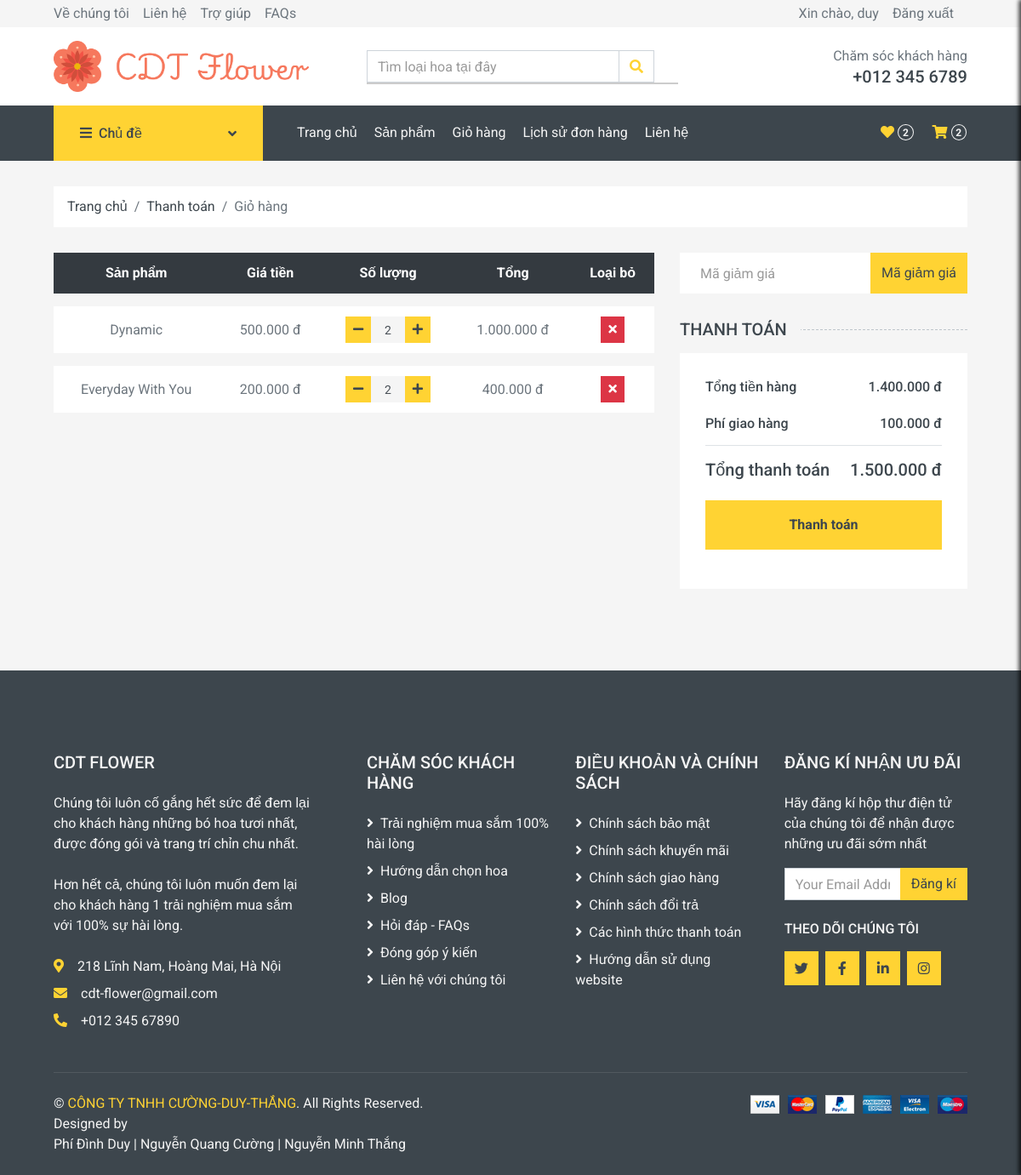
Page /cart.php (signed in) on the earlier database version.
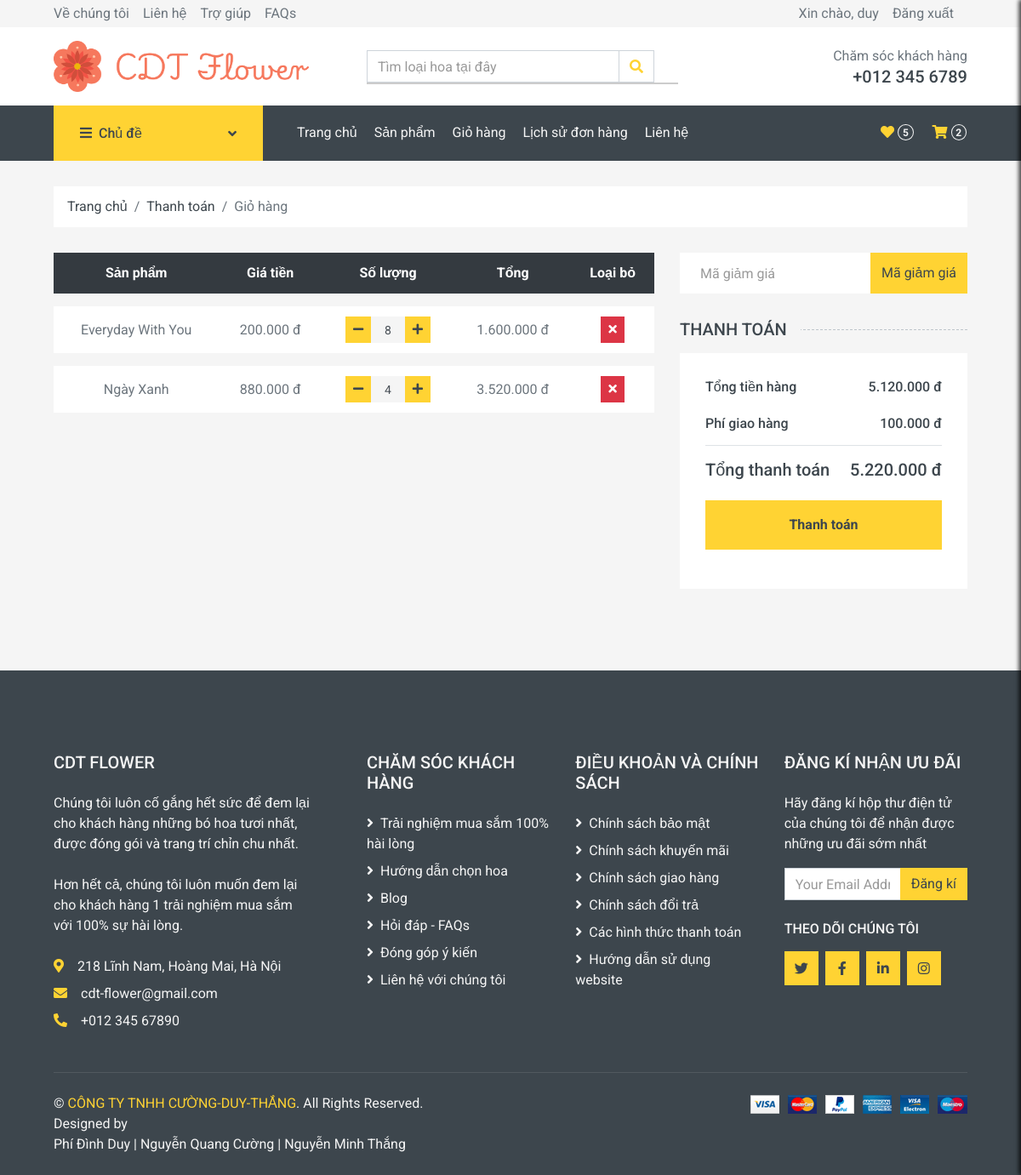
Same page on the later database version.
### tables this page shows
CREATE TABLE `chitietdonhang` (
  `MaChiTietDonHang` int(11) NOT NULL,
  `MaDonHang` int(11) NOT NULL,
  `MaSanPham` int(11) NOT NULL,
  `SoLuong` int(11) NOT NULL,
  `Gia` decimal(10,0) NOT NULL
);

CREATE TABLE `sanpham` (
  `MaSanPham` int(11) NOT NULL,
  `TenSanPham` varchar(200) NOT NULL,
  `MaDanhMuc` int(11) NOT NULL,
  `Mau` varchar(50) NOT NULL,
  `MoTa` text NOT NULL,
  `Gia` decimal(10,0) NOT NULL,
  `HinhAnh` varchar(200) NOT NULL,
  `TonKho` int(11) NOT NULL,
  `GiamGia` int(11) NOT NULL
);

### cart.php (the view, shortened to what the rows shown need)
<?php require_once ('header.php');?>
<div class="container-fluid">
    <div class="row px-xl-5">
        <div class="col-lg-8 table-responsive mb-5">
            <table class="table table-light table-borderless table-hover text-center mb-0">
                <thead class="thead-dark">
                    <tr>
                        <th>Sản phẩm</th>
                        <th>Giá tiền</th>
                        <th>Số lượng</th>
                        <th>Tổng</th>
                        <th>Loại bỏ</th>
                    </tr>
                </thead>
                <tbody class="align-middle">
                    <?php
                    require_once("database/db_connect.php");
                    if (isset($_SESSION['makhachhang'])) {
                        $Ma_KH = $_SESSION['makhachhang'];
                    } else {
                        $Ma_KH = "100";
                    }
                    $sql = "SELECT c.MaSanPham, s.TenSanPham, c.Gia, c.SoLuong
                    FROM chitietdonhang AS c
                    JOIN sanpham AS s ON c.MaSanPham = s.MaSanPham
                    JOIN donhang AS d ON c.MaDonHang = d.MaDonHang
                    WHERE d.MaKhachHang = '$Ma_KH' AND d.TrangThai = 0";
                            $result = mysqli_query($conn, $sql);
                            if (mysqli_num_rows($result) > 0) {
                                while ($row = mysqli_fetch_assoc($result)) {
                                    echo "<tr>";
                                    echo "<td class='align-middle'>{$row['TenSanPham']}</td>";
                                    echo "<td class='align-middle'>" . number_format($row['Gia'], 0, ',', '.') . " đ</td>";
                                    echo "<td class='align-middle'>
                                    <div class='input-group quantity mx-auto' style='width: 100px;'>
                                    <div class='input-group-btn'>
                                    <button class='btn btn-sm btn-primary btn-minus' onclick='updateQuantity(\"minus\", {$row['MaSanPham']})'>
                                    <i class='fa fa-minus'></i>
                                    </button>
                                    </div>
                                    <input type='text' id='quantity_{$row['MaSanPham']}' class='form-control form-control-sm bg-secondary border-0 text-center' value='{$row['SoLuong']}' readonly>
                                    <div class='input-group-btn'>
                                    <button class='btn btn-sm btn-primary btn-plus' onclick='updateQuantity(\"plus\", {$row['MaSanPham']})'>
                                    <i class='fa fa-plus'></i>
                                    </button>
                                    </div>
                                    </div>
                                    </td>";
                                    echo "<td class='align-middle'>" . number_format($row['Gia'] * $row['SoLuong'], 0, ',', '.') . " đ</td>";
                                    echo "<td class='align-middle'>
                                            <button class='btn btn-sm btn-danger' onclick='removeFromCart({$row['MaSanPham']})'>
                                                <i class='fa fa-times'></i>
                                            </button>
                                          </td>";
                                    echo "</tr>";
                                }
                            } else {
                                echo "<tr><td colspan='5'>Giỏ hàng trống</td></tr>";
                            }
                    ?>
                </tbody>
            </table>
        </div>
    </div>
</div>
</body>
</html>

Differences in the rows shown:
removed chitietdonhang: MaSanPham.TenSanPham "Dynamic", Gia "500.000", SoLuong "2", $row['Gia'] * $row['SoLuong'] "1.000.000"
changed chitietdonhang "Everyday With You": SoLuong "2" → "8"; $row['Gia'] * $row['SoLuong'] "400.000" → "1.600.000"
added chitietdonhang: MaSanPham.TenSanPham "Ngày Xanh", Gia "880.000", SoLuong "4", $row['Gia'] * $row['SoLuong'] "3.520.000"
Other differences:
$tong_so_luong: "2" → "5"
$totalAmount: "1.400.000" → "5.120.000"
$totalPayment: "1.500.000" → "5.220.000"
